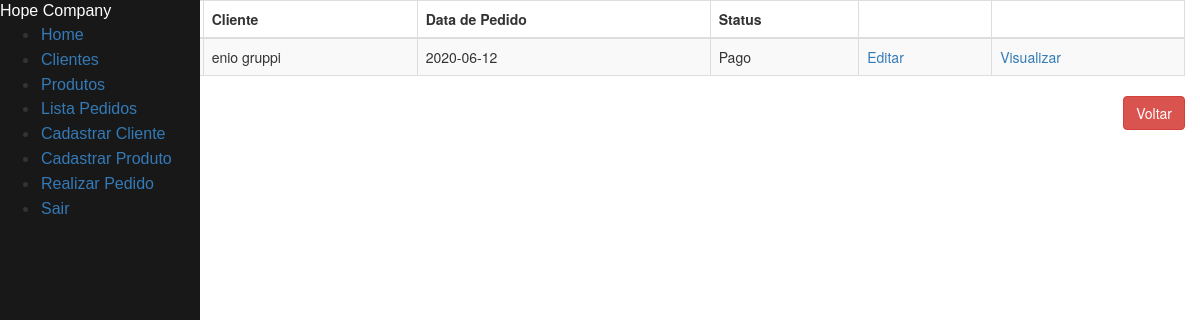
/pedido/, run on an earlier commit of the app's database.
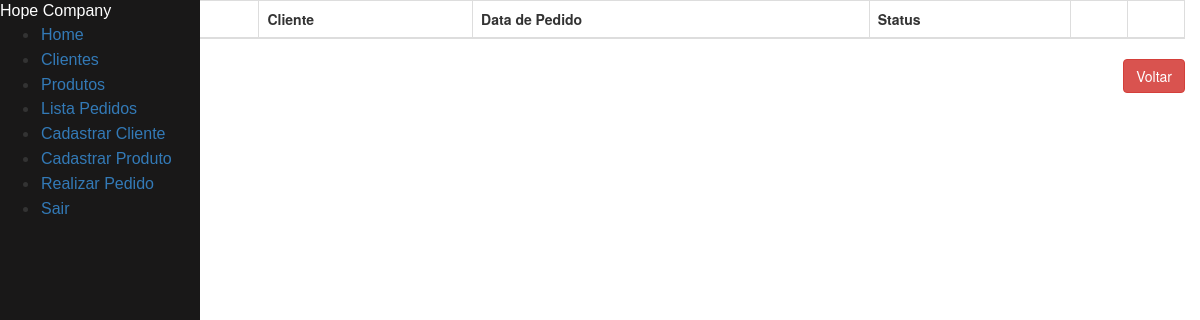
And on a later commit of the database.
### tables this page shows
CREATE TABLE pedido (
    id_pedido INTEGER PRIMARY KEY AUTOINCREMENT,
    id_cliente INTEGER NOT NULL,
    datahora DEFAULT CURRENT_DATE,
    ped_valor INTEGER,
    status VARCHAR(20),
    FOREIGN KEY(id_cliente) REFERENCES cliente(id_cliente)
);

CREATE TABLE cliente (
    id_cliente INTEGER PRIMARY KEY AUTOINCREMENT,
    nome VARCHAR(50) NOT NULL,
    sexo VARCHAR(1) NOT NULL,
    telefone CHAR(11) NULL,
    endereco CHAR(100) NULL,
    email CHAR(100) NULL
);

### clientes.py (the view)
@app.route("/pedido/")
def listar_pedidos_api():
    return render_template("lista_pedidos.html", pedidos = listar_pedidos())

### clientes.py (called while the page is built)
def row_to_dict(description, row):
    if row == None:
        return None
    d = {}
    for i in range(0, len(row)):
        d[description[i][0]] = row[i]
    return d

def rows_to_dict(description, rows):
    result = []
    for row in rows:
        result.append(row_to_dict(description, row))
    return result

def conectar():
    return sqlite3.connect('clientes.db')

def listar_pedidos():
    with closing(conectar()) as con, closing(con.cursor()) as cur:
        cur.execute("SELECT p.id_pedido, c.nome, p.datahora, p.status FROM pedido p INNER JOIN cliente c ON p.id_cliente = c.id_cliente  ORDER BY p.id_cliente")
        return rows_to_dict(cur.description, cur.fetchall())

### templates/lista_pedidos.html (shortened to what this page needs)
{% extends "menu.html" %}
{% block content %}
<div class="container col-md-16">
        <div class="table-responsive" id="sailorTableArea">
        <table id="sailorTable" class="table table-striped table-bordered" width="100%">
            <thead>
                <tr>
                    <th>Pedido</th>
                    <th>Cliente</th>
                    <th>Data de Pedido</th>
                    <th>Status</th>
                    <th></th>
                    <th></th>
                </tr>
            </thead>
            <tbody>
                {% for pedido in pedidos %}
                <tr>
                    <td>{{pedido['id_pedido']}}</td>
                    <td>{{pedido['nome']}}</td>
                    <td>{{pedido['datahora']}}</td>
                    <td>{{pedido['status']}}</td>
                    <td><a href="/pedido/{{pedido['id_pedido']}}" class="botao">Editar</a></td>
                    <td><a href="/pedido/visualizar" class="botao">Visualizar</a></td>
                </tr>
                {% endfor %}
            </tbody>
        </table>
        </div>
    </div>
    <div class="form-group">
        <label class="col-md-4 control-label" for="btnsalvar"></label>
        <div class="col-md-8 text-right">
            <a id="btncancelar" name="btncancelar" class="btn btn-danger" href="/menu">Voltar</a>
        </div>
    </div>
</body>
{% endblock %}

What changed in the data, as far as the page shows it:
removed pedido: nome "enio gruppi", datahora "2020-06-12", status "Pago"
